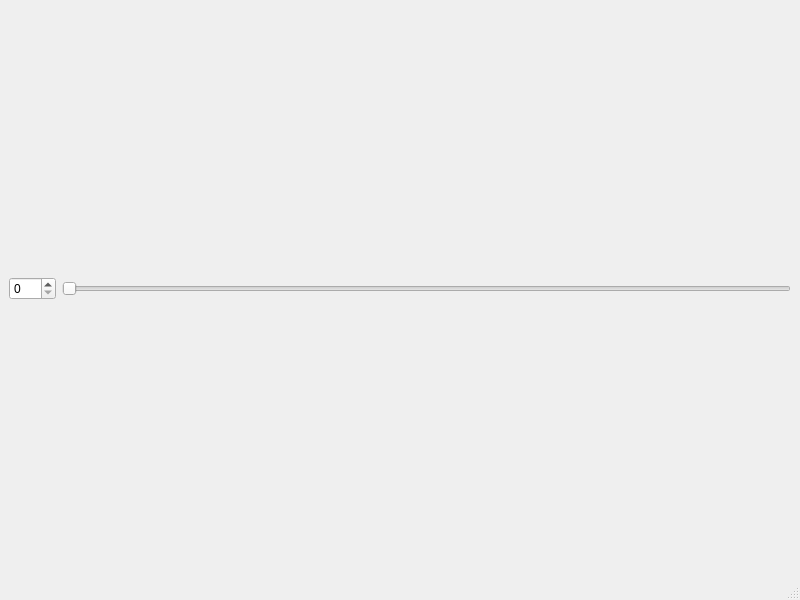
<?xml version="1.0" encoding="UTF-8"?>
<ui version="4.0">
 <class>MainWindow</class>
 <widget class="QMainWindow" name="MainWindow">
  <property name="geometry">
   <rect>
    <x>0</x>
    <y>0</y>
    <width>800</width>
    <height>600</height>
   </rect>
  </property>
  <property name="windowTitle">
   <string>Hola!!</string>
  </property>
  <widget class="QWidget" name="centralwidget">
   <layout class="QHBoxLayout" name="horizontalLayout">
    <item>
     <widget class="QSpinBox" name="spinBox">
      <property name="maximum">
       <number>130</number>
      </property>
     </widget>
    </item>
    <item>
     <widget class="QSlider" name="horizontalSlider">
      <property name="maximum">
       <number>130</number>
      </property>
      <property name="orientation">
       <enum>Qt::Horizontal</enum>
      </property>
     </widget>
    </item>
   </layout>
  </widget>
  <widget class="QMenuBar" name="menubar">
   <property name="geometry">
    <rect>
     <x>0</x>
     <y>0</y>
     <width>800</width>
     <height>26</height>
    </rect>
   </property>
  </widget>
  <widget class="QStatusBar" name="statusbar"/>
 </widget>
 <resources/>
 <connections/>
</ui>
